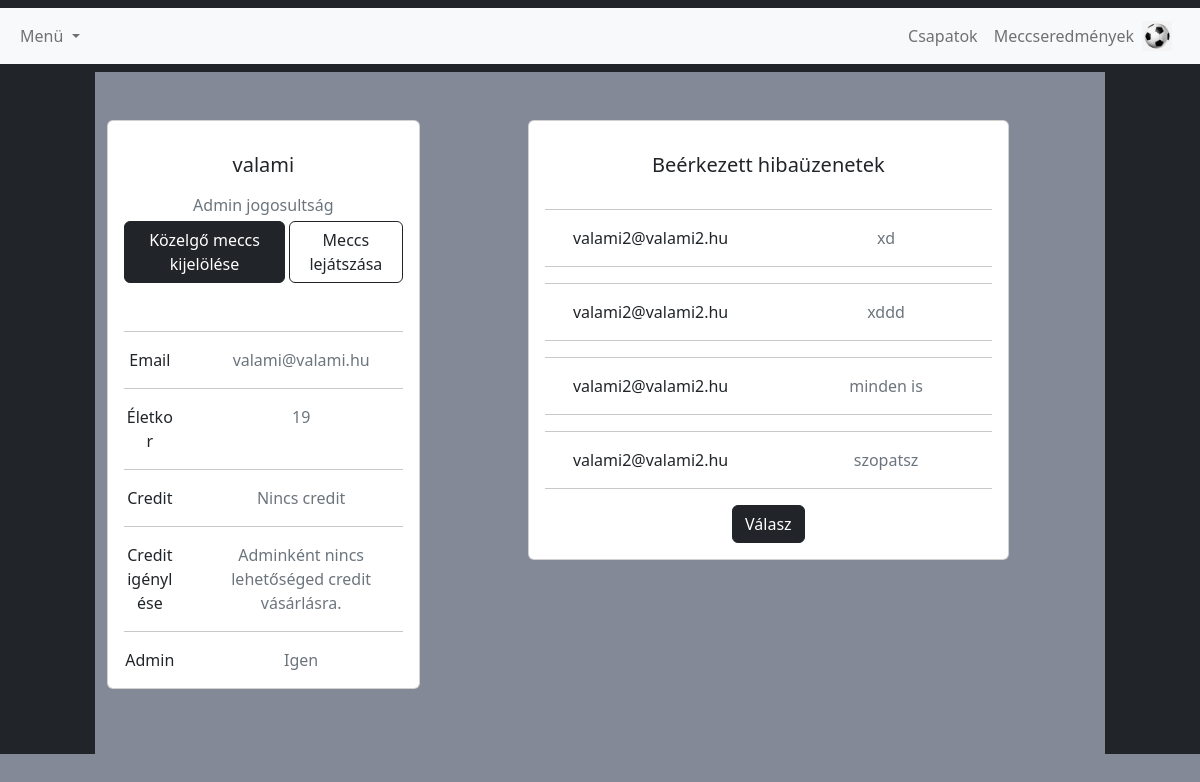
Screenshot of /user.php?loggedIn=true (signed in) with the database file from the repository.
### tables this page shows
CREATE TABLE `uzenetek` (
  `id` int(11) NOT NULL,
  `uzenet` varchar(255) DEFAULT NULL,
  `felhasznaloi_nev` varchar(255) DEFAULT NULL,
  `email_cim` varchar(255) DEFAULT NULL
);

### user.php (the view, shortened to what this page needs)
<?php require_once('header.php');
$serverAddress = 'localhost';
$username = 'root';
$password = '';
$databaseName = 'football_projekt';
$connection = mysqli_connect($serverAddress, $username, $password, $databaseName);
?>
<section style="background-color: #838996;">
    <div class="vl">
        <div class="container py-5">
            <div class="row">
                <div class="col-4">
                    <div class="card mb-4">
                        <div class="card-body text-center">
                            <?php
                            if (isset($_SESSION['user'])) {
                                echo '<h5 class="my-3">' . $_SESSION["user"]["username"] . '</h5>';
                            }
                            ?>
                            <?php
                            if ($_SESSION['user']['admin'] == 1) {
                                echo '<p class="text-muted mb-1"> Admin jogosultság </p>';
                            } else {
                                echo '<p class="text-muted mb-1"> Regisztrált felhasználó </p>';
                            }
                            ?>
                            <?php
                            if ($_SESSION['user']['admin'] == 1) {
                                echo '<div class="d-flex justify-content-center mb-2">
                            <form action="kozelgo_meccs.php">
                                <button type="submit" class="btn btn-dark">Közelgő meccs kijelölése</button>
                            </form>
                            <form action="meccs_lejatszasa.php">
                                <button type="submit" class="btn btn-outline-dark ms-1">Meccs lejátszása</button>
                            </form>
                        </div>';
                            }
                            ?>
                            <br>
                            <hr>
                            <div class="row">
                                <div class="col-sm-3">
                                    <p class="mb-0">Email</p>
                                </div>
                                <div class="col-sm-9">
                                    <?php
                                    if (isset($_SESSION['user'])) {
                                        echo '<p class="text-muted mb-0">' . $_SESSION["user"]["email"] . '</p>';
                                    }
                                    ?>
                                </div>
                            </div>
                            <hr>
                            <div class="row">
                                <div class="col-sm-3">
                                    <p class="mb-0">Életkor</p>
                                </div>
                                <div class="col-sm-9">
                                    <?php
                                    if (isset($_SESSION['user'])) {
                                        echo '<p class="text-muted mb-0">' . $_SESSION["user"]["eletkor"] . '</p>';
                                    }
                                    ?>
                                </div>
                            </div>
                            <hr>
                            <div class="row">
                                <div class="col-sm-3">
                                    <p class="mb-0">Credit</p>
                                </div>
                                <div class="col-sm-9">
                                    <?php
                                    if ($_SESSION['user']['admin'] == 1) {
                                        echo '<p class="text-muted mb-0">Nincs credit</p>';
                                    } else {
                                        if (isset($_SESSION['user'])) {
                                            echo '<p class="text-muted mb-0">' . $_SESSION["user"]["credit"] . 'CR </p>';
                                        }
                                    }
                                    ?>
                                </div>
                            </div>
                            <hr>
                            <div class="row">
                                <div class="col-sm-3">
                                    <p class="mb-0">Credit igénylése</p>
                                </div>
                                <div class="col-sm-9">
                                    <?php
                                    if ($_SESSION['user']['admin'] == 1) {
                                        echo '<p class="text-muted mb-0">Adminként nincs lehetőséged credit vásárlásra.</p>';
                                    }
                                    ?>
                                </div>
                            </div>
                            <hr>
                            <div class="row">
                                <div class="col-sm-3">
                                    <p class="mb-0">Admin</p>
                                </div>
                                <div class="col-sm-9">
                                    <?php
                                    if ($_SESSION['user']['admin'] == 1) {
                                        echo '<p class="text-muted mb-0"> Igen </p>';
                                    } else {
                                        echo '<p class="text-muted mb-0"> Nem </p>';
                                    }
                                    ?>
                                </div>
                            </div>
                        </div>
                    </div>
                </div>
                <div class="col-1">
                </div>
                <?php
                if ($_SESSION['user']['admin'] == 1) {
                    $sql = $connection->query('SELECT * FROM uzenetek');
                    echo '<div class="col-6">
                    <div class="card mb-4">
                       <div class="card-body text-center">
                 <h5 class="my-3">Beérkezett hibaüzenetek</h5>
                 <div class="d-flex justify-content-center mb-2">
                                         </div>';
                    while ($row = $sql->fetch_array()) {
                        echo '
                                                 <hr>
                                                 <div class="row">
                                                     <div class="col-sm-6">
                                                         <p class="mb-0">' . $row['email_cim'] . '</p>
                                                     </div>
                                                     <div class="col-sm-6">
                                                         <p class="text-muted mb-0">' . $row['uzenet'] . '</p>
                                                     </div>
                                                 </div>
                                                 <hr>
                                            ';
                    }
                    echo ' <div class="text-center">
                    <form action="admin_valasz.php">
                       <button class="btn btn-dark">Válasz</button>
                    <form>
                       </div>
                     </div>
                    </div>
                </div>';
                }
                ?>
            </div>
        </div>
    </div>
    <div class="vl"></div>
</section>
<?php require_once('footer.php') ?>

### user.php (style rules this page uses)
.vl { border-left: 95px solid #212529; border-right: 95px solid #212529; height: 341px; }

### rows the page displays
uzenetek: email_cim "valami2@valami2.hu", uzenet "xd"
uzenetek: email_cim "valami2@valami2.hu", uzenet "xddd"
uzenetek: email_cim "valami2@valami2.hu", uzenet "minden is"
uzenetek: email_cim "valami2@valami2.hu", uzenet "szopatsz"

### other values shown
$_SESSION["user"]["username"] "valami"
$_SESSION["user"]["email"] "valami@valami.hu"
$_SESSION["user"]["eletkor"] "19"
